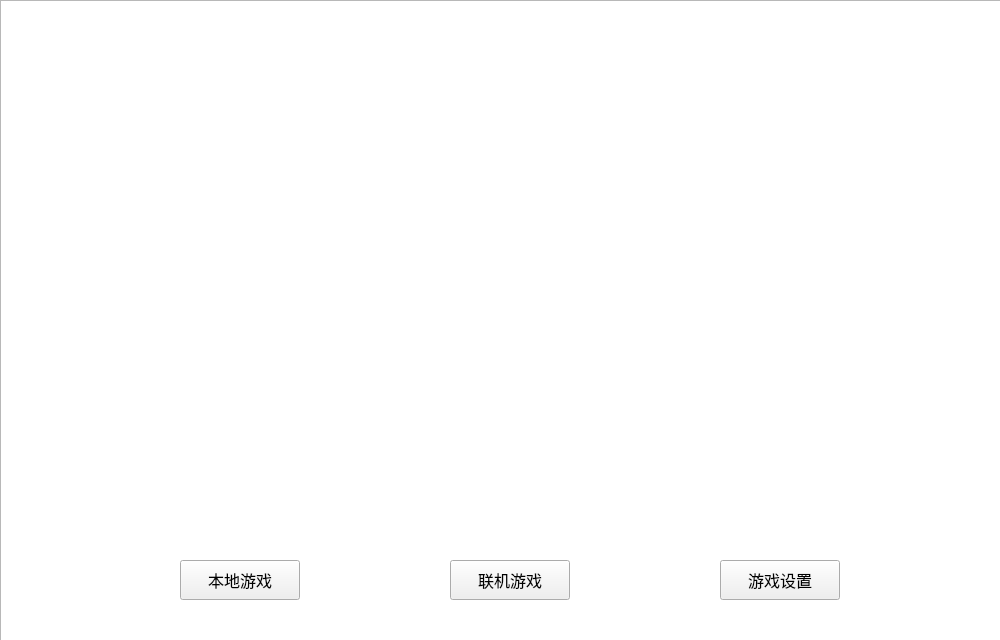
<?xml version="1.0" encoding="UTF-8"?>
<ui version="4.0">
 <class>StartWidget</class>
 <widget class="QWidget" name="StartWidget">
  <property name="geometry">
   <rect>
    <x>0</x>
    <y>0</y>
    <width>1000</width>
    <height>640</height>
   </rect>
  </property>
  <property name="windowTitle">
   <string>Form</string>
  </property>
  <widget class="QPushButton" name="Location">
   <property name="geometry">
    <rect>
     <x>180</x>
     <y>560</y>
     <width>120</width>
     <height>40</height>
    </rect>
   </property>
   <property name="font">
    <font>
     <pointsize>12</pointsize>
    </font>
   </property>
   <property name="styleSheet">
    <string notr="true"/>
   </property>
   <property name="text">
    <string>本地游戏</string>
   </property>
  </widget>
  <widget class="QPushButton" name="Online">
   <property name="geometry">
    <rect>
     <x>450</x>
     <y>560</y>
     <width>120</width>
     <height>40</height>
    </rect>
   </property>
   <property name="font">
    <font>
     <pointsize>12</pointsize>
    </font>
   </property>
   <property name="text">
    <string>联机游戏</string>
   </property>
  </widget>
  <widget class="QPushButton" name="setting">
   <property name="geometry">
    <rect>
     <x>720</x>
     <y>560</y>
     <width>120</width>
     <height>40</height>
    </rect>
   </property>
   <property name="font">
    <font>
     <pointsize>12</pointsize>
    </font>
   </property>
   <property name="text">
    <string>游戏设置</string>
   </property>
  </widget>
  <widget class="QListView" name="listView">
   <property name="geometry">
    <rect>
     <x>0</x>
     <y>0</y>
     <width>1001</width>
     <height>641</height>
    </rect>
   </property>
   <property name="styleSheet">
    <string notr="true">border-image:url(:/resource/image/start0.jpg)</string>
   </property>
  </widget>
  <zorder>listView</zorder>
  <zorder>Location</zorder>
  <zorder>Online</zorder>
  <zorder>setting</zorder>
 </widget>
 <resources/>
 <connections/>
</ui>
